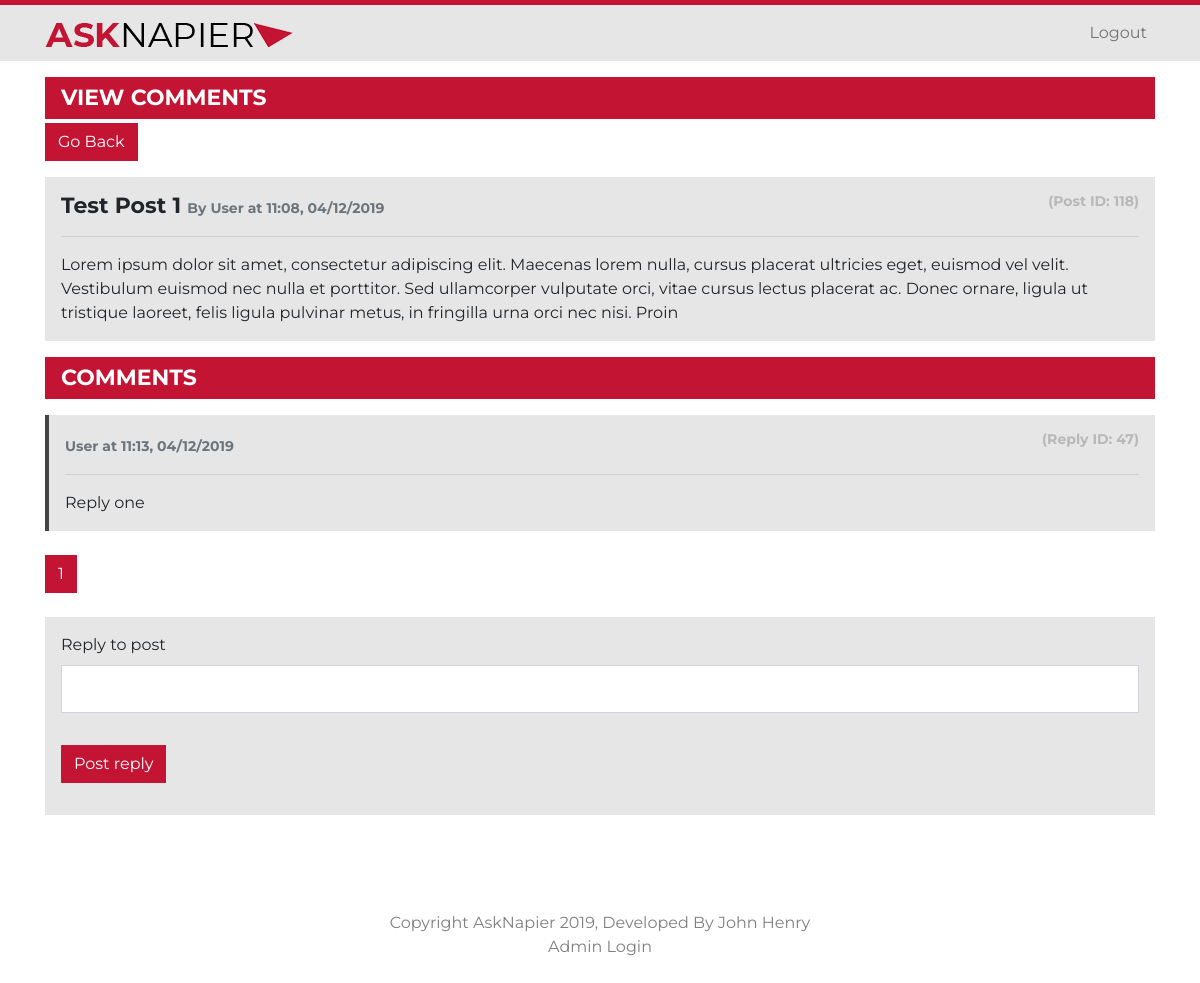
Page /post?post_id=118 (signed in) on the committed database.
### app/models.py (models this page shows)
class posts(db.Model):
    id = db.Column(db.Integer, primary_key=True)
    modulename = db.Column(db.String(200), unique=True)
    title = db.Column(db.String(200))
    content = db.Column(db.String(9999))
    time = db.Column(db.String(100))

class replies(db.Model):
    id = db.Column(db.Integer, primary_key=True)
    post_id = db.Column(db.Integer)
    content = db.Column(db.String(9999))
    time = db.Column(db.String(100))

### app/routes.py (the view, shortened to what this page needs)
@app.route('/post', methods=['GET', 'POST'])
@login_required
def post():
    form = ReplyForm()
    post_id = request.args.get('post_id')
    module_name = request.args.get('module')
    page = request.args.get('page', 1, type=int)
    get_posts = posts.query.filter_by(id=post_id).all()
    get_replies = replies.query.filter_by(post_id=post_id).order_by(desc(replies.id)).paginate(page=page, per_page=5)
    return render_template('post.html', form=form, module=module_name, post_id=post_id, posts=get_posts, replies=get_replies)

### app/forms.py
class ReplyForm(FlaskForm):
    reply_content = StringField('Reply to post', validators=[DataRequired()])
    submit = SubmitField('Post reply')

### app/routes.py (called while the page is built)
@login_manager.user_loader
def load_user(user_id):
    return users.query.get(int(user_id))

### app/templates/post.html (shortened to what this page needs)
{% extends "layout.html" %}
{% block content %}
<div class="form-title mt-3 pl-3 pt-2 pb-2">
<h1>View Comments</h1>
</div>
<div class="buttons mt-1">
<ul style="list-style-type: none; margin: 0; padding: 0;">
  <li style="display: inline;"><a href="/board?module={{ module }}"><div class="btn btn-primary">Go Back</div></a></li>
</ul>
</div>
{% for posts in posts %}
<div class="post p-3 mt-3">
  <h1>{{ posts.title }} <span class="text-muted">By User at {{ posts.time }}</span><span style="float: right; color: rgba(0,0,0,0.2)">(Post ID: {{ posts.id }})</span></h1>
  <hr>
  <p>{{ posts.content }}</p>
</div>
{% endfor %}
<div class="form-title mt-3 pl-3 pt-2 pb-2">
<h1>Comments</h1>
</div>
{% for replies in replies.items %}
<div class="comment p-3 mt-3">
  <h1><span class="text-muted">User at {{ replies.time }}</span><span style="float: right; color: rgba(0,0,0,0.2)">(Reply ID: {{ replies.id }})</span></h1>
  <hr>
  <p>{{ replies.content }}</p>
</div>
{% else %}
<h3 class="text-muted mt-4">There are no replies to this post.</h3>
{% endfor %}
<br>
{% for page_num in replies.iter_pages(left_edge=1, right_edge=1, left_current=100, right_current=100) %}
  {% if page_num %}
    {% if replies.page == page_num %}
    <a class="btn btn-primary mb-4" href="{{ url_for('post', module=module, post_id=post_id, page=page_num) }}">{{ page_num }}</a>
    {% else %}
    <a class="btn btn-outline-primary mb-4" href="{{ url_for('post', module=module, post_id=post_id, page=page_num) }}">{{ page_num }}</a>
    {% endif %}
  {% endif %}
{% endfor %}
<br>
<div class="form-wrap p-3">
  <form action="" method="post">
    <fieldset class="form-group">
      <div class="form-group">
        {{ form.reply_content.label(class="form-control-label") }}
        {% if form.reply_content.errors %}
          {{ form.reply_content(class="form-control form-control-lg is-invalid") }}
          <div class="invalid-feedback">
            {% for error in form.reply_content.errors %}
              <span>{{ error }}</span>
            {% endfor %}
          </div>
        {% else %}
          {{ form.reply_content(class="form-control form-control-lg") }}
        {% endif %}
      </div>
    </fieldset>
    <div class="form-group">
      {{ form.submit(class="btn btn-primary") }}
    </div>
  </form>
</div>
{% endblock content %}

### app/static/css/main.css (style rules this page uses)
body { font-family: 'Montserrat', sans-serif; }
.form-title { background-color: #c31433; margin: 0px; padding: 0px; }
.form-title h1 { font-size: 22px; color: white; text-transform: uppercase; font-weight: bold; padding: 0px; margin: 0px; }
.form-wrap { background-color: #e6e6e6; }
.btn-primary { border-radius: 0px; border-color: #c31433; background-color: #c31433; }
.form-control { border-radius: 0px; }
.post { background-color: #e6e6e6; }
.post h1 { font-size: 22px; font-weight: bold; margin: 0px; padding: 0px; }
.post span { font-size: 14px; }
.post p { margin: 0px; padding: 0px; }
.comment { background-color: #e6e6e6; border-left: 4px solid rgba(0, 0, 0, 0.7) }
.comment h1 { font-size: 22px; font-weight: bold; margin: 0px; padding: 0px; }
.comment span { font-size: 14px; }
.comment p { margin: 0px; padding: 0px; }

### rows in the picture
posts: title "Test Post 1", time "11:08, 04/12/2019", id "118", content "Lorem ipsum dolor sit amet, consectetur adipiscing elit. Maecenas lorem nulla, cursus placerat ultricies eget, euismod vel velit. Vestibulum euismod nec nulla et porttitor. Sed ullamcorper vulputate orci, vitae cursus lectus placerat ac. Donec ornare, ligula ut tristique laoreet, felis ligula pulvinar metus, in fringilla urna orci nec nisi. Proin"
replies: time "11:13, 04/12/2019", id "47", content "Reply one"

### other values in the picture
{{ page_num }} "1"
